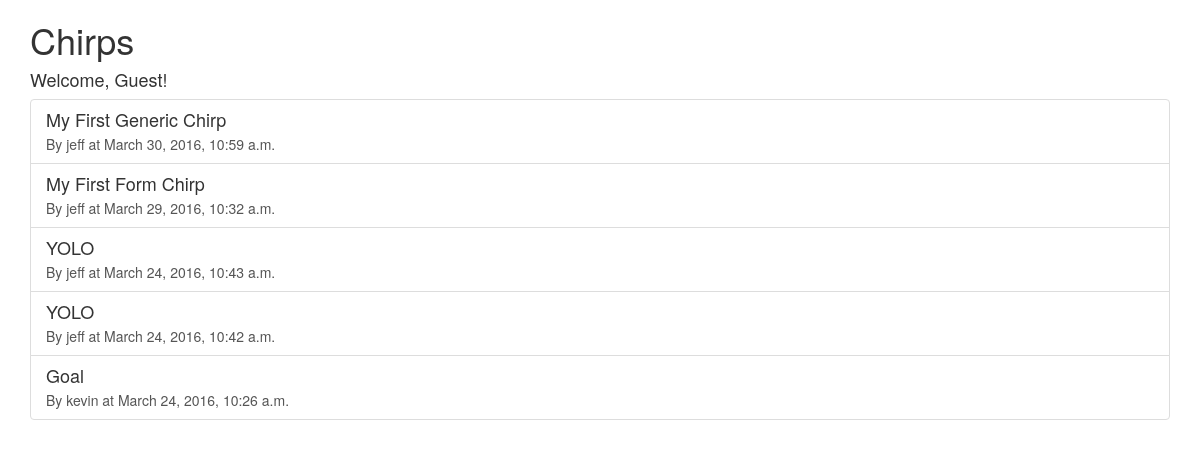
Before: /chirps/ with the older database file.
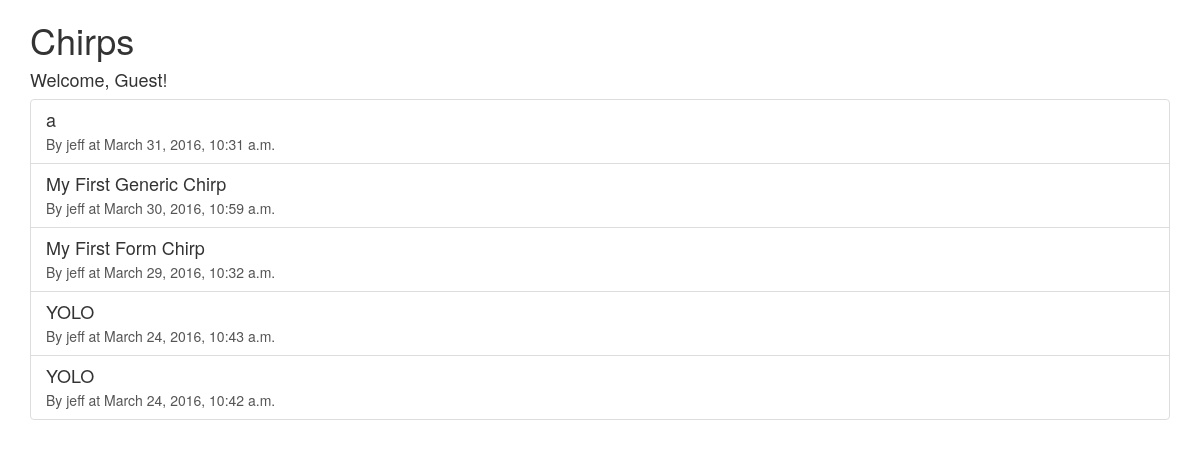
After: the same page with the newer database file.
### chirps/models.py (models this page shows, shortened)
class Chirp(models.Model):
    message = models.CharField(max_length=150)
    subject = models.CharField(max_length=50, help_text="Short version as a title of longer chirp message")
    created_at = models.DateTimeField(auto_now_add=True, db_index=True,
                                      verbose_name="Created")
    modified_at = models.DateTimeField(auto_now=True)
    user = models.ForeignKey(User)
    image = models.ImageField(upload_to="profile/", null=True, blank=True)
    archived = models.BooleanField(default=False)

### chirps/views.py (the view)
class ChirpList(ListView):
    model = Chirp
    queryset = Chirp.objects.order_by("-created_at")
    paginate_by = 5

### chirps/templates/chirps/chirp_list.html (shortened to what this page needs)
{% extends "base.html" %}
{% load bootstrap3 %}
{% block content %}
        <h1>Chirps</h1>
        {% if user.is_authenticated %}
            <h4>Welcome, {{ user.username }}!</h4>
        {% else %}
            <h4>Welcome, Guest!</h4>
        {% endif %}
        {% if chirp_list %}
        <div class="list-group">
            {% for chirp in chirp_list %}
                <a href="{% url 'chirp_detail' chirp.id %}" class="list-group-item">
                <h4 class="list-group-item-heading">{{ chirp.subject }}</h4>
                <p class="list-group-item-text">By {{ chirp.user }} at {{ chirp.created_at }}</p>
                </a>
            {% endfor %}
        </div>
        {% else %}
            <h2>No chirps found</h2>
        {% endif %}
{% endblock %}

### global/base.html (shortened to what this page needs)
{% load bootstrap3 %}
<!DOCTYPE html>
<html lang="en">
<head>
    {% bootstrap_css %}
</head>
<body>
    <div class="container">
    {% block content %}
    {% endblock %}
    </div>
</body>
</html>

Changed rows visible on the page:
no longer on this page (row unchanged): Chirp: subject "Goal", user "kevin", created_at "March 24, 2016, 10:26 a.m."
added Chirp: subject "a", user "jeff", created_at "March 31, 2016, 10:31 a.m."
